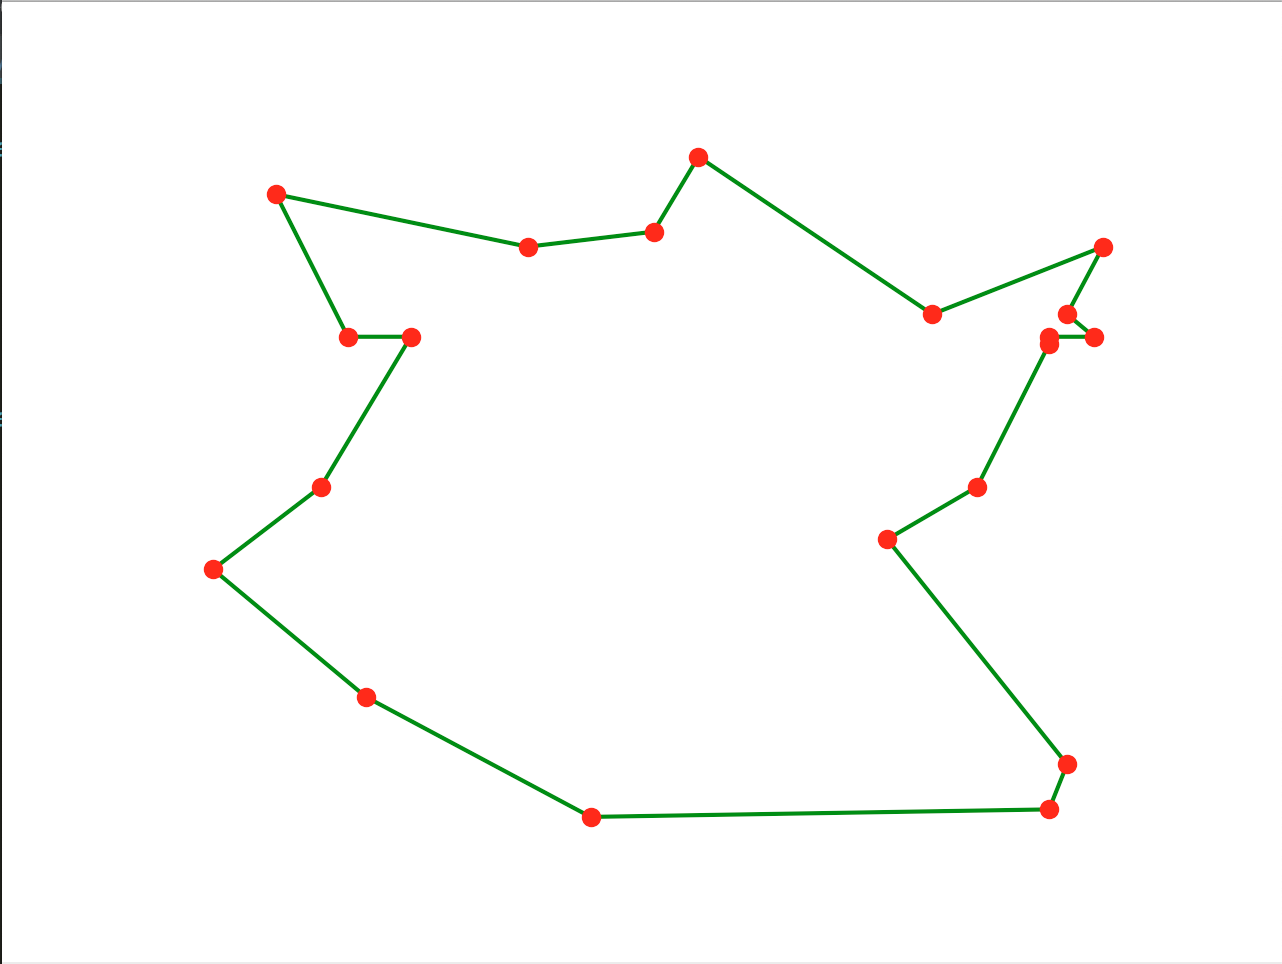

Source code (Python):
# Outstanding simple approach with genetic algorithm.
# The solution provides quite good result quality while it is simple and quick
# (despite using simplified crossing over algorithm)
# @link https://github.com/ayeo/python-experiments/blob/master/genetic.png

import math
import random

import matplotlib.pyplot as plt
import numpy as np

cities_number = 20
elite_size = 5
mating_pool_size = 50
breeding_intensity = 50
stability_factor = 100


def init_population() -> list:
    genes = list(range(cities_number))
    population = []
    for i in range(mating_pool_size):
        g = genes.copy()
        random.shuffle(g)
        population.append(g)
    return population


def total_route_distance(route: list) -> float:
    distance = 0
    a = cities[route[0]]
    for index in range(1, len(route)):
        b = cities[route[index]]
        distance += np.linalg.norm(a - b)
        a = b
    distance += np.linalg.norm(b - cities[route[0]])  # go back to starting point
    return distance


def cross_genomes(a: list, b: list) -> list:
    aGenomeLength = math.floor(cities_number / 2)
    first = a[slice(aGenomeLength)]
    second = [n for n in b if n not in first]
    return first + second


def crossover(population: list) -> list:
    (a, b) = random_pair(mating_pool_size - 1)
    return \
        [mutate(cross_genomes(population[a], population[b]))] + \
        [mutate(cross_genomes(population[b], population[a]))]


def random_pair(max: int) -> (int, int):
    a = b = random.randint(0, max)
    while (a == b):
        b = random.randint(0, max)
    return (a, b)


def mutate(genome: list) -> list:
    (a, b) = random_pair(cities_number - 1)
    genome[a], genome[b] = genome[b], genome[a]
    return genome


def evolve(population: list) -> list:
    last = total_route_distance(population[0])
    counter = 0
    while (counter != stability_factor):
        current = total_route_distance(population[0])
        print(current)
        if (last == current):
            counter = counter + 1
        else:
            last = current
            counter = 0
        new_population = population[:elite_size]
        for x in range(breeding_intensity):
            new_population = new_population + crossover(population)
        new_population = sorted(new_population, key=lambda x: total_route_distance(x))
        population = new_population[:mating_pool_size]
    return population


# solution
cities = (np.random.rand(cities_number, 2) * 100).astype(int)
population = init_population()
population = evolve(population)


# printing result (mapping and plot)
solution = []
x = 0
for i in population[0]:
    solution.append(cities[i])
    x += 1
solution.append(cities[population[0][0]])
xx = [row[0] for row in solution]
yy = [row[1] for row in solution]
plt.plot(xx, yy, color='green', zorder=0)
plt.scatter(cities[:, 0], cities[:, 1], color='red', marker='o')
plt.axis('off')
plt.show()

exit(0)
